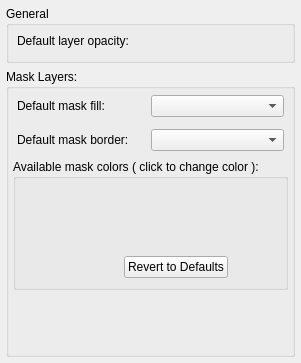
     <widget class="QWidget" name="tab_layers_">
      <attribute name="title">
       <string>Layers</string>
      </attribute>
      <layout class="QVBoxLayout" name="verticalLayout_9" stretch="0,1">
       <property name="margin">
        <number>6</number>
       </property>
       <item>
        <widget class="QGroupBox" name="general_layer_settings_">
         <property name="title">
          <string>General</string>
         </property>
         <layout class="QHBoxLayout" name="horizontalLayout_4">
          <property name="margin">
           <number>4</number>
          </property>
          <item>
           <widget class="QWidget" name="widget_5" native="true">
            <layout class="QVBoxLayout" name="verticalLayout_2">
             <property name="spacing">
              <number>4</number>
             </property>
             <property name="margin">
              <number>4</number>
             </property>
             <item>
              <widget class="QLabel" name="label_6">
               <property name="text">
                <string>Default layer opacity:</string>
               </property>
              </widget>
             </item>
             <item>
              <widget class="QtUtils::QtSliderDoubleCombo" name="opacity_adjuster_" native="true"/>
             </item>
            </layout>
           </widget>
          </item>
         </layout>
        </widget>
       </item>
       <item>
        <widget class="QGroupBox" name="mask_layer_settings_">
         <property name="title">
          <string>Mask Layers:</string>
         </property>
         <property name="alignment">
          <set>Qt::AlignLeading|Qt::AlignLeft|Qt::AlignTop</set>
         </property>
         <layout class="QVBoxLayout" name="verticalLayout_8">
          <property name="spacing">
           <number>4</number>
          </property>
          <property name="leftMargin">
           <number>4</number>
          </property>
          <property name="topMargin">
           <number>2</number>
          </property>
          <property name="rightMargin">
           <number>4</number>
          </property>
          <property name="bottomMargin">
           <number>4</number>
          </property>
          <item>
           <widget class="QWidget" name="widget_6" native="true">
            <property name="sizePolicy">
             <sizepolicy hsizetype="Preferred" vsizetype="Fixed">
              <horstretch>0</horstretch>
              <verstretch>0</verstretch>
             </sizepolicy>
            </property>
            <property name="maximumSize">
             <size>
              <width>16777215</width>
              <height>36</height>
             </size>
            </property>
            <layout class="QHBoxLayout" name="horizontalLayout_5" stretch="1,1">
             <property name="spacing">
              <number>0</number>
             </property>
             <property name="margin">
              <number>4</number>
             </property>
             <item>
              <widget class="QLabel" name="label_4">
               <property name="text">
                <string>Default mask fill:</string>
               </property>
              </widget>
             </item>
             <item>
              <widget class="QComboBox" name="mask_fill_combobox_">
               <property name="focusPolicy">
                <enum>Qt::ClickFocus</enum>
               </property>
              </widget>
             </item>
            </layout>
           </widget>
          </item>
          <item>
           <widget class="QWidget" name="widget_7" native="true">
            <property name="sizePolicy">
             <sizepolicy hsizetype="Preferred" vsizetype="Fixed">
              <horstretch>0</horstretch>
              <verstretch>0</verstretch>
             </sizepolicy>
            </property>
            <property name="maximumSize">
             <size>
              <width>16777215</width>
              <height>36</height>
             </size>
            </property>
            <layout class="QHBoxLayout" name="horizontalLayout_6" stretch="1,1">
             <property name="spacing">
              <number>0</number>
             </property>
             <property name="margin">
              <number>4</number>
             </property>
             <item>
              <widget class="QLabel" name="label_5">
               <property name="text">
                <string>Default mask border:</string>
               </property>
              </widget>
             </item>
             <item>
              <widget class="QComboBox" name="mask_border_combobox_">
               <property name="focusPolicy">
                <enum>Qt::ClickFocus</enum>
               </property>
              </widget>
             </item>
            </layout>
           </widget>
          </item>
          <item>
           <widget class="QGroupBox" name="groupBox">
            <property name="sizePolicy">
             <sizepolicy hsizetype="Preferred" vsizetype="Fixed">
              <horstretch>0</horstretch>
              <verstretch>0</verstretch>
             </sizepolicy>
            </property>
            <property name="title">
             <string>Available mask colors ( click to change color ):</string>
            </property>
            <layout class="QVBoxLayout" name="verticalLayout_3">
             <property name="spacing">
              <number>2</number>
             </property>
             <property name="leftMargin">
              <number>4</number>
             </property>
             <property name="topMargin">
              <number>4</number>
             </property>
             <property name="rightMargin">
              <number>4</number>
             </property>
             <property name="bottomMargin">
              <number>0</number>
             </property>
             <item>
              <widget class="QWidget" name="widget_12" native="true">
               <property name="minimumSize">
                <size>
                 <width>0</width>
                 <height>60</height>
                </size>
               </property>
               <layout class="QHBoxLayout" name="color_h_layout_">
                <property name="margin">
                 <number>4</number>
                </property>
               </layout>
              </widget>
             </item>
             <item>
              <widget class="QWidget" name="widget_11" native="true">
               <property name="sizePolicy">
                <sizepolicy hsizetype="Preferred" vsizetype="Fixed">
                 <horstretch>0</horstretch>
                 <verstretch>0</verstretch>
                </sizepolicy>
               </property>
               <property name="minimumSize">
                <size>
                 <width>0</width>
                 <height>0</height>
                </size>
               </property>
               <layout class="QVBoxLayout" name="color_widget_picker_layout_">
                <property name="spacing">
                 <number>0</number>
                </property>
                <property name="margin">
                 <number>0</number>
                </property>
               </layout>
              </widget>
             </item>
             <item>
              <widget class="QWidget" name="widget_10" native="true">
               <property name="sizePolicy">
                <sizepolicy hsizetype="Preferred" vsizetype="Preferred">
                 <horstretch>0</horstretch>
                 <verstretch>0</verstretch>
                </sizepolicy>
               </property>
               <property name="minimumSize">
                <size>
                 <width>0</width>
                 <height>40</height>
                </size>
               </property>
               <layout class="QHBoxLayout" name="horizontalLayout_10">
                <property name="spacing">
                 <number>0</number>
                </property>
                <property name="margin">
                 <number>4</number>
                </property>
                <item>
                 <spacer name="horizontalSpacer_2">
                  <property name="orientation">
                   <enum>Qt::Horizontal</enum>
                  </property>
                  <property name="sizeHint" stdset="0">
                   <size>
                    <width>100</width>
                    <height>20</height>
                   </size>
                  </property>
                 </spacer>
                </item>
                <item>
                 <widget class="QPushButton" name="revert_to_defaults_button_">
                  <property name="sizePolicy">
                   <sizepolicy hsizetype="Fixed" vsizetype="Fixed">
                    <horstretch>0</horstretch>
                    <verstretch>0</verstretch>
                   </sizepolicy>
                  </property>
                  <property name="focusPolicy">
                   <enum>Qt::ClickFocus</enum>
                  </property>
                  <property name="text">
                   <string>Revert to Defaults</string>
                  </property>
                 </widget>
                </item>
                <item>
                 <spacer name="horizontalSpacer_6">
                  <property name="orientation">
                   <enum>Qt::Horizontal</enum>
                  </property>
                  <property name="sizeHint" stdset="0">
                   <size>
                    <width>40</width>
                    <height>20</height>
                   </size>
                  </property>
                 </spacer>
                </item>
               </layout>
              </widget>
             </item>
            </layout>
           </widget>
          </item>
          <item>
           <spacer name="verticalSpacer">
            <property name="orientation">
             <enum>Qt::Vertical</enum>
            </property>
            <property name="sizeHint" stdset="0">
             <size>
              <width>20</width>
              <height>60</height>
             </size>
            </property>
           </spacer>
          </item>
         </layout>
        </widget>
       </item>
      </layout>
     </widget>
